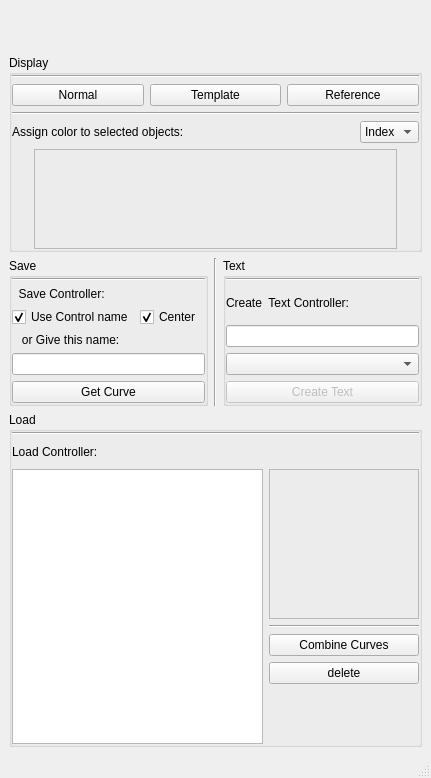
<?xml version="1.0" encoding="UTF-8"?>
<ui version="4.0">
 <class>MainWindow</class>
 <widget class="QMainWindow" name="MainWindow">
  <property name="windowModality">
   <enum>Qt::NonModal</enum>
  </property>
  <property name="enabled">
   <bool>true</bool>
  </property>
  <property name="geometry">
   <rect>
    <x>0</x>
    <y>0</y>
    <width>431</width>
    <height>778</height>
   </rect>
  </property>
  <property name="sizePolicy">
   <sizepolicy hsizetype="Preferred" vsizetype="Preferred">
    <horstretch>0</horstretch>
    <verstretch>0</verstretch>
   </sizepolicy>
  </property>
  <property name="minimumSize">
   <size>
    <width>0</width>
    <height>0</height>
   </size>
  </property>
  <property name="maximumSize">
   <size>
    <width>16777215</width>
    <height>16777215</height>
   </size>
  </property>
  <property name="contextMenuPolicy">
   <enum>Qt::CustomContextMenu</enum>
  </property>
  <property name="windowTitle">
   <string>Control Curve Creator</string>
  </property>
  <property name="toolTip">
   <string/>
  </property>
  <property name="toolButtonStyle">
   <enum>Qt::ToolButtonIconOnly</enum>
  </property>
  <property name="animated">
   <bool>true</bool>
  </property>
  <property name="dockOptions">
   <set>QMainWindow::AllowTabbedDocks|QMainWindow::AnimatedDocks</set>
  </property>
  <widget class="QWidget" name="centralwidget">
   <layout class="QVBoxLayout" name="verticalLayout_5">
    <item>
     <layout class="QHBoxLayout" name="horizontalLayout_4">
      <item>
       <spacer name="horizontalSpacer">
        <property name="orientation">
         <enum>Qt::Horizontal</enum>
        </property>
        <property name="sizeHint" stdset="0">
         <size>
          <width>40</width>
          <height>20</height>
         </size>
        </property>
       </spacer>
      </item>
      <item>
       <widget class="QPushButton" name="InfoButton">
        <property name="sizePolicy">
         <sizepolicy hsizetype="Minimum" vsizetype="Minimum">
          <horstretch>0</horstretch>
          <verstretch>0</verstretch>
         </sizepolicy>
        </property>
        <property name="minimumSize">
         <size>
          <width>87</width>
          <height>40</height>
         </size>
        </property>
        <property name="maximumSize">
         <size>
          <width>87</width>
          <height>40</height>
         </size>
        </property>
        <property name="text">
         <string/>
        </property>
        <property name="icon">
         <iconset>
          <normaloff>Icon/TextCurve.png</normaloff>Icon/TextCurve.png</iconset>
        </property>
        <property name="iconSize">
         <size>
          <width>87</width>
          <height>40</height>
         </size>
        </property>
        <property name="flat">
         <bool>true</bool>
        </property>
       </widget>
      </item>
      <item>
       <spacer name="horizontalSpacer_3">
        <property name="orientation">
         <enum>Qt::Horizontal</enum>
        </property>
        <property name="sizeHint" stdset="0">
         <size>
          <width>40</width>
          <height>20</height>
         </size>
        </property>
       </spacer>
      </item>
     </layout>
    </item>
    <item>
     <widget class="QGroupBox" name="groupBox_4">
      <property name="title">
       <string>Display</string>
      </property>
      <property name="flat">
       <bool>true</bool>
      </property>
      <layout class="QVBoxLayout" name="verticalLayout_11">
       <property name="leftMargin">
        <number>0</number>
       </property>
       <property name="topMargin">
        <number>0</number>
       </property>
       <property name="rightMargin">
        <number>0</number>
       </property>
       <property name="bottomMargin">
        <number>0</number>
       </property>
       <item>
        <widget class="Line" name="line_3">
         <property name="orientation">
          <enum>Qt::Horizontal</enum>
         </property>
        </widget>
       </item>
       <item>
        <layout class="QVBoxLayout" name="verticalLayout_3">
         <item>
          <layout class="QHBoxLayout" name="horizontalLayout_2">
           <item>
            <widget class="QPushButton" name="normal_state_Button">
             <property name="text">
              <string>Normal</string>
             </property>
            </widget>
           </item>
           <item>
            <widget class="QPushButton" name="template_state_Button">
             <property name="text">
              <string>Template</string>
             </property>
            </widget>
           </item>
           <item>
            <widget class="QPushButton" name="refference_state_Button">
             <property name="text">
              <string>Reference</string>
             </property>
            </widget>
           </item>
          </layout>
         </item>
         <item>
          <widget class="Line" name="line">
           <property name="orientation">
            <enum>Qt::Horizontal</enum>
           </property>
          </widget>
         </item>
         <item>
          <layout class="QHBoxLayout" name="horizontalLayout_3">
           <item>
            <widget class="QLabel" name="label">
             <property name="minimumSize">
              <size>
               <width>0</width>
               <height>22</height>
              </size>
             </property>
             <property name="text">
              <string>Assign color to selected objects:</string>
             </property>
            </widget>
           </item>
           <item>
            <spacer name="horizontalSpacer_6">
             <property name="orientation">
              <enum>Qt::Horizontal</enum>
             </property>
             <property name="sizeHint" stdset="0">
              <size>
               <width>40</width>
               <height>20</height>
              </size>
             </property>
            </spacer>
           </item>
           <item>
            <widget class="QComboBox" name="Color_comboBox">
             <property name="currentIndex">
              <number>0</number>
             </property>
             <item>
              <property name="text">
               <string>Index</string>
              </property>
             </item>
             <item>
              <property name="text">
               <string>RGB</string>
              </property>
             </item>
            </widget>
           </item>
          </layout>
         </item>
         <item>
          <layout class="QHBoxLayout" name="horizontalLayout_5">
           <item>
            <spacer name="horizontalSpacer_4">
             <property name="orientation">
              <enum>Qt::Horizontal</enum>
             </property>
             <property name="sizeHint" stdset="0">
              <size>
               <width>40</width>
               <height>20</height>
              </size>
             </property>
            </spacer>
           </item>
           <item>
            <widget class="QFrame" name="ColorFrame">
             <property name="minimumSize">
              <size>
               <width>363</width>
               <height>100</height>
              </size>
             </property>
             <property name="maximumSize">
              <size>
               <width>363</width>
               <height>100</height>
              </size>
             </property>
             <property name="frameShape">
              <enum>QFrame::StyledPanel</enum>
             </property>
             <property name="frameShadow">
              <enum>QFrame::Raised</enum>
             </property>
             <layout class="QVBoxLayout" name="formColorLayout">
              <property name="leftMargin">
               <number>0</number>
              </property>
              <property name="topMargin">
               <number>0</number>
              </property>
              <property name="rightMargin">
               <number>0</number>
              </property>
              <property name="bottomMargin">
               <number>0</number>
              </property>
             </layout>
            </widget>
           </item>
           <item>
            <spacer name="horizontalSpacer_2">
             <property name="orientation">
              <enum>Qt::Horizontal</enum>
             </property>
             <property name="sizeHint" stdset="0">
              <size>
               <width>40</width>
               <height>20</height>
              </size>
             </property>
            </spacer>
           </item>
          </layout>
         </item>
        </layout>
       </item>
      </layout>
     </widget>
    </item>
    <item>
     <layout class="QHBoxLayout" name="horizontalLayout_8">
      <item>
       <widget class="QGroupBox" name="groupBox_2">
        <property name="title">
         <string>Save</string>
        </property>
        <property name="flat">
         <bool>true</bool>
        </property>
        <layout class="QVBoxLayout" name="verticalLayout_8">
         <property name="leftMargin">
          <number>0</number>
         </property>
         <property name="topMargin">
          <number>0</number>
         </property>
         <property name="rightMargin">
          <number>0</number>
         </property>
         <property name="bottomMargin">
          <number>0</number>
         </property>
         <item>
          <widget class="Line" name="line_8">
           <property name="orientation">
            <enum>Qt::Horizontal</enum>
           </property>
          </widget>
         </item>
         <item>
          <layout class="QVBoxLayout" name="verticalLayout_2">
           <item>
            <widget class="QLabel" name="label_4">
             <property name="text">
              <string>  Save Controller:</string>
             </property>
            </widget>
           </item>
           <item>
            <layout class="QHBoxLayout" name="horizontalLayout_6">
             <item>
              <widget class="QCheckBox" name="NamecheckBox">
               <property name="text">
                <string>Use Control name</string>
               </property>
               <property name="checked">
                <bool>true</bool>
               </property>
              </widget>
             </item>
             <item>
              <widget class="QCheckBox" name="centeredCheck">
               <property name="toolTip">
                <string>force the selected controllers to be ebuild from world origin</string>
               </property>
               <property name="statusTip">
                <string>force the selected controllers to be ebuild from world origin</string>
               </property>
               <property name="whatsThis">
                <string>force the selected controllers to be ebuild from world origin</string>
               </property>
               <property name="text">
                <string>Center</string>
               </property>
               <property name="checked">
                <bool>true</bool>
               </property>
              </widget>
             </item>
            </layout>
           </item>
           <item>
            <widget class="QLabel" name="label_2">
             <property name="text">
              <string>   or Give this name:</string>
             </property>
            </widget>
           </item>
           <item>
            <widget class="QLineEdit" name="ControlNameLineEdit"/>
           </item>
           <item>
            <widget class="QPushButton" name="GetCurveButton">
             <property name="enabled">
              <bool>true</bool>
             </property>
             <property name="toolTip">
              <string>Select Curve to recreate</string>
             </property>
             <property name="text">
              <string>Get Curve</string>
             </property>
            </widget>
           </item>
          </layout>
         </item>
        </layout>
       </widget>
      </item>
      <item>
       <widget class="Line" name="line_4">
        <property name="orientation">
         <enum>Qt::Vertical</enum>
        </property>
       </widget>
      </item>
      <item>
       <widget class="QGroupBox" name="groupBox_3">
        <property name="title">
         <string>Text</string>
        </property>
        <property name="flat">
         <bool>true</bool>
        </property>
        <layout class="QVBoxLayout" name="verticalLayout_9">
         <property name="leftMargin">
          <number>0</number>
         </property>
         <property name="topMargin">
          <number>0</number>
         </property>
         <property name="rightMargin">
          <number>0</number>
         </property>
         <property name="bottomMargin">
          <number>0</number>
         </property>
         <item>
          <widget class="Line" name="line_9">
           <property name="orientation">
            <enum>Qt::Horizontal</enum>
           </property>
          </widget>
         </item>
         <item>
          <layout class="QVBoxLayout" name="verticalLayout">
           <item>
            <widget class="QLabel" name="label_3">
             <property name="minimumSize">
              <size>
               <width>0</width>
               <height>22</height>
              </size>
             </property>
             <property name="maximumSize">
              <size>
               <width>16777215</width>
               <height>16777215</height>
              </size>
             </property>
             <property name="text">
              <string>Create  Text Controller:</string>
             </property>
            </widget>
           </item>
           <item>
            <widget class="QLineEdit" name="TextlineEdit"/>
           </item>
           <item>
            <widget class="QComboBox" name="FontComboBox">
             <property name="minimumSize">
              <size>
               <width>160</width>
               <height>0</height>
              </size>
             </property>
             <property name="maximumSize">
              <size>
               <width>1000</width>
               <height>16777215</height>
              </size>
             </property>
            </widget>
           </item>
           <item>
            <widget class="QPushButton" name="CreateTextButton">
             <property name="enabled">
              <bool>false</bool>
             </property>
             <property name="text">
              <string>Create Text</string>
             </property>
            </widget>
           </item>
          </layout>
         </item>
        </layout>
       </widget>
      </item>
     </layout>
    </item>
    <item>
     <layout class="QVBoxLayout" name="verticalLayout_10">
      <item>
       <widget class="QGroupBox" name="groupBox">
        <property name="title">
         <string>Load</string>
        </property>
        <property name="flat">
         <bool>true</bool>
        </property>
        <layout class="QVBoxLayout" name="verticalLayout_7">
         <property name="leftMargin">
          <number>0</number>
         </property>
         <property name="topMargin">
          <number>0</number>
         </property>
         <property name="rightMargin">
          <number>0</number>
         </property>
         <property name="bottomMargin">
          <number>0</number>
         </property>
         <item>
          <widget class="Line" name="line_7">
           <property name="orientation">
            <enum>Qt::Horizontal</enum>
           </property>
          </widget>
         </item>
         <item>
          <layout class="QVBoxLayout" name="verticalLayout_4">
           <item>
            <layout class="QHBoxLayout" name="horizontalLayout_7">
             <item>
              <widget class="QLabel" name="label_5">
               <property name="minimumSize">
                <size>
                 <width>0</width>
                 <height>22</height>
                </size>
               </property>
               <property name="text">
                <string>Load Controller:</string>
               </property>
              </widget>
             </item>
             <item>
              <spacer name="horizontalSpacer_5">
               <property name="orientation">
                <enum>Qt::Horizontal</enum>
               </property>
               <property name="sizeHint" stdset="0">
                <size>
                 <width>40</width>
                 <height>20</height>
                </size>
               </property>
              </spacer>
             </item>
            </layout>
           </item>
           <item>
            <layout class="QHBoxLayout" name="horizontalLayout">
             <item>
              <widget class="QTreeWidget" name="presetsTreeWidget">
               <property name="font">
                <font>
                 <pointsize>15</pointsize>
                </font>
               </property>
               <property name="iconSize">
                <size>
                 <width>30</width>
                 <height>30</height>
                </size>
               </property>
               <property name="indentation">
                <number>5</number>
               </property>
               <property name="columnCount">
                <number>1</number>
               </property>
               <attribute name="headerVisible">
                <bool>false</bool>
               </attribute>
               <column>
                <property name="text">
                 <string>1</string>
                </property>
               </column>
              </widget>
             </item>
             <item>
              <layout class="QVBoxLayout" name="verticalLayout_6">
               <item>
                <widget class="QFrame" name="frame">
                 <property name="minimumSize">
                  <size>
                   <width>150</width>
                   <height>150</height>
                  </size>
                 </property>
                 <property name="frameShape">
                  <enum>QFrame::StyledPanel</enum>
                 </property>
                 <property name="frameShadow">
                  <enum>QFrame::Raised</enum>
                 </property>
                 <layout class="QGridLayout" name="gridLayout">
                  <item row="0" column="0">
                   <widget class="QLabel" name="iconButton">
                    <property name="minimumSize">
                     <size>
                      <width>0</width>
                      <height>0</height>
                     </size>
                    </property>
                    <property name="maximumSize">
                     <size>
                      <width>500</width>
                      <height>500</height>
                     </size>
                    </property>
                    <property name="text">
                     <string/>
                    </property>
                    <property name="scaledContents">
                     <bool>true</bool>
                    </property>
                    <property name="alignment">
                     <set>Qt::AlignCenter</set>
                    </property>
                   </widget>
                  </item>
                 </layout>
                </widget>
               </item>
               <item>
                <widget class="Line" name="line_5">
                 <property name="orientation">
                  <enum>Qt::Horizontal</enum>
                 </property>
                </widget>
               </item>
               <item>
                <widget class="QPushButton" name="CombineButton">
                 <property name="toolTip">
                  <string>Select Curve to recreate</string>
                 </property>
                 <property name="text">
                  <string>Combine Curves</string>
                 </property>
                </widget>
               </item>
               <item>
                <widget class="QPushButton" name="deleteButton">
                 <property name="text">
                  <string>delete</string>
                 </property>
                </widget>
               </item>
               <item>
                <spacer name="verticalSpacer">
                 <property name="orientation">
                  <enum>Qt::Vertical</enum>
                 </property>
                 <property name="sizeHint" stdset="0">
                  <size>
                   <width>20</width>
                   <height>40</height>
                  </size>
                 </property>
                </spacer>
               </item>
              </layout>
             </item>
            </layout>
           </item>
          </layout>
         </item>
        </layout>
       </widget>
      </item>
     </layout>
    </item>
   </layout>
  </widget>
  <widget class="QMenuBar" name="menubar">
   <property name="enabled">
    <bool>false</bool>
   </property>
   <property name="geometry">
    <rect>
     <x>0</x>
     <y>0</y>
     <width>431</width>
     <height>21</height>
    </rect>
   </property>
   <property name="nativeMenuBar">
    <bool>false</bool>
   </property>
  </widget>
  <widget class="QStatusBar" name="statusbar">
   <property name="sizeGripEnabled">
    <bool>true</bool>
   </property>
  </widget>
 </widget>
 <tabstops>
  <tabstop>GetCurveButton</tabstop>
  <tabstop>CreateTextButton</tabstop>
 </tabstops>
 <resources/>
 <connections/>
</ui>
